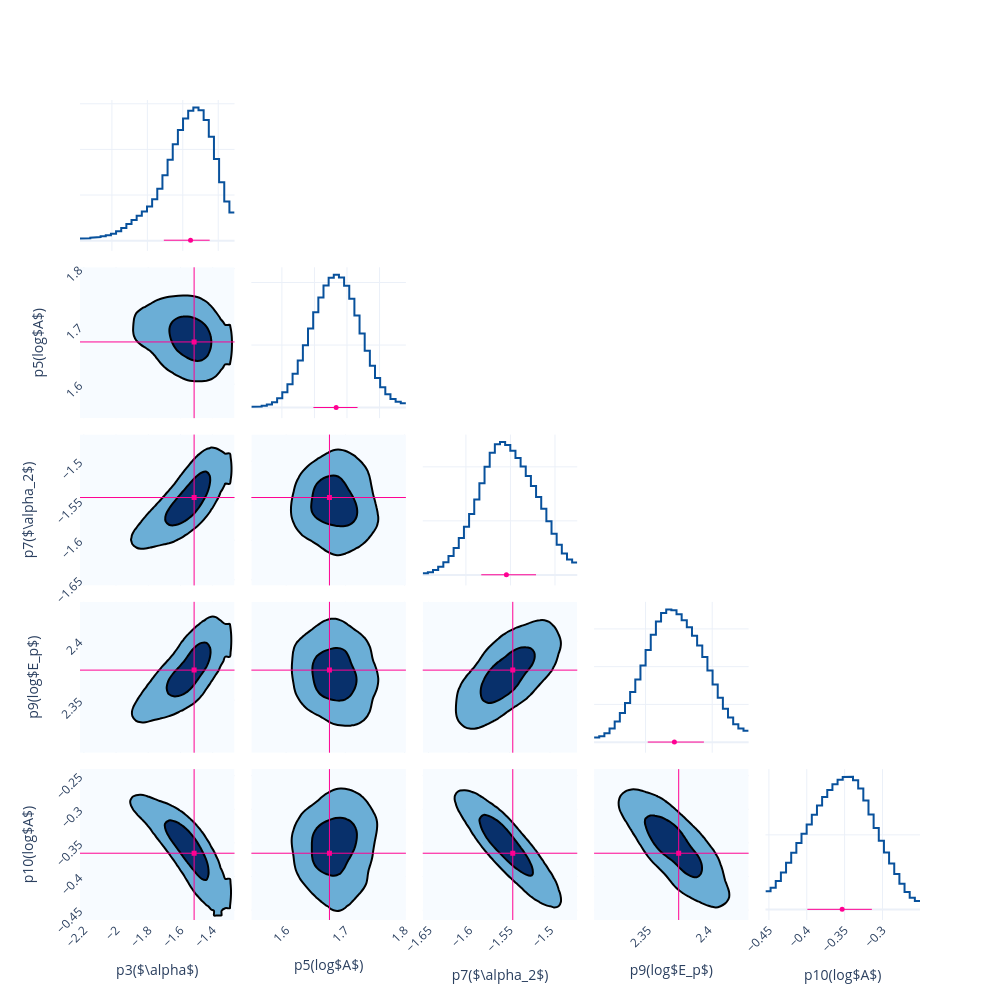

Notebook cell for this chart:
### Code cell
fig = Plot.post_corner(post, ploter='plotly')
fig.save(f'{savepath}/corner')

### Figure 1 — Plotly figure (JSON) as saved in the notebook; plotly's stock layout.template omitted (floating-point values rounded to 4 significant figures; data arrays with more than 128 entries replaced by an {"elided": "..."} marker saying what was removed)
{"data": [{"line": {"color": "#08519c", "width": 2}, "mode": "lines", "name": "p3($\\alpha$)", "showlegend": false, "type": "scatter", "x": [-2.18, -2.151, -2.151, -2.122, -2.122, -2.093, -2.093, -2.064, -2.064, -2.035, -2.035, -2.006, -2.006, -1.977, -1.977, -1.948, -1.948, -1.918, -1.918, -1.889, -1.889, -1.86, -1.86, -1.831, -1.831, -1.802, -1.802, -1.773, -1.773, -1.744, -1.744, -1.715, -1.715, -1.686, -1.686, -1.657, -1.657, -1.628, -1.628, -1.599, -1.599, -1.57, -1.57, -1.54, -1.54, -1.511, -1.511, -1.482, -1.482, -1.453, -1.453, -1.424, -1.424, -1.395, -1.395, -1.366, -1.366, -1.337, -1.337, -1.308], "xaxis": "x", "y": [0.04553, 0.04553, 0.05264, 0.05264, 0.06451, 0.06451, 0.07861, 0.07861, 0.09498, 0.09498, 0.1173, 0.1173, 0.1519, 0.1519, 0.2042, 0.2042, 0.2759, 0.2759, 0.3626, 0.3626, 0.4555, 0.4555, 0.5468, 0.5468, 0.6391, 0.6391, 0.7503, 0.7503, 0.9087, 0.9087, 1.136, 1.136, 1.432, 1.432, 1.771, 1.771, 2.114, 2.114, 2.424, 2.424, 2.675, 2.675, 2.846, 2.846, 2.917, 2.917, 2.86, 2.86, 2.647, 2.647, 2.276, 2.276, 1.791, 1.791, 1.281, 1.281, 0.8566, 0.8566, 0.6164, 0.6164], "yaxis": "y"}, {"line": {"color": "#08519c", "width": 2}, "mode": "lines", "name": "p5(log$A$)", "showlegend": false, "type": "scatter", "x": [1.553, 1.561, 1.561, 1.569, 1.569, 1.577, 1.577, 1.585, 1.585, 1.593, 1.593, 1.601, 1.601, 1.609, 1.609, 1.616, 1.616, 1.624, 1.624, 1.632, 1.632, 1.64, 1.64, 1.648, 1.648, 1.656, 1.656, 1.664, 1.664, 1.672, 1.672, 1.68, 1.68, 1.688, 1.688, 1.696, 1.696, 1.703, 1.703, 1.711, 1.711, 1.719, 1.719, 1.727, 1.727, 1.735, 1.735, 1.743, 1.743, 1.751, 1.751, 1.759, 1.759, 1.767, 1.767, 1.775, 1.775, 1.783, 1.783, 1.79], "xaxis": "x7", "y": [0.06901, 0.06901, 0.08929, 0.08929, 0.1405, 0.1405, 0.2448, 0.2448, 0.435, 0.435, 0.7484, 0.7484, 1.218, 1.218, 1.868, 1.868, 2.715, 2.715, 3.763, 3.763, 4.987, 4.987, 6.314, 6.314, 7.629, 7.629, 8.81, 8.81, 9.756, 9.756, 10.38, 10.38, 10.61, 10.61, 10.4, 10.4, 9.743, 9.743, 8.696, 8.696, 7.372, 7.372, 5.933, 5.933, 4.552, 4.552, 3.351, 3.351, 2.373, 2.373, 1.618, 1.618, 1.066, 1.066, 0.6916, 0.6916, 0.4623, 0.4623, 0.3534, 0.3534], "yaxis": "y7"}, {"colorscale": [[0, "rgb(247,251,255)"], [0.125, "rgb(222,235,247)"], [0.25, "rgb(198,219,239)"], [0.375, "rgb(158,202,225)"], [0.5, "rgb(107,174,214)"], [0.625, "rgb(66,146,198)"], [0.75, "rgb(33,113,181)"], [0.875, "rgb(8,81,156)"], [1, "rgb(8,48,107)"]], "contours": {"end": 0.004548, "size": 0.003611, "start": 0.0009377}, "line": {"width": 2}, "name": "p3($\\alpha$)&p5(log$A$)", "ncontours": 2, "showlegend": false, "showscale": false, "type": "contour", "x": [-2.224, -2.195, -2.166, -2.137, -2.107, -2.078, -2.049, -2.02, -1.991, -1.962, -1.933, -1.904, -1.875, -1.846, -1.817, -1.788, -1.759, -1.729, -1.7, -1.671, -1.642, -1.613, -1.584, -1.555, -1.526, -1.497, -1.468, -1.439, -1.41, -1.381, -1.351, -1.322, -1.293, -1.264], "xaxis": "x6", "y": [1.541, 1.549, 1.557, 1.565, 1.573, 1.581, 1.589, 1.597, 1.605, 1.612, 1.62, 1.628, 1.636, 1.644, 1.652, 1.66, 1.668, 1.676, 1.684, 1.692, 1.7, 1.707, 1.715, 1.723, 1.731, 1.739, 1.747, 1.755, 1.763, 1.771, 1.779, 1.787, 1.794, 1.802], "yaxis": "y6", "z": {"elided": "34x34 float values"}}, {"line": {"color": "#08519c", "width": 2}, "mode": "lines", "name": "p7($\\alpha_2$)", "showlegend": false, "type": "scatter", "x": [-1.648, -1.643, -1.643, -1.637, -1.637, -1.631, -1.631, -1.625, -1.625, -1.62, -1.62, -1.614, -1.614, -1.608, -1.608, -1.602, -1.602, -1.596, -1.596, -1.591, -1.591, -1.585, -1.585, -1.579, -1.579, -1.573, -1.573, -1.568, -1.568, -1.562, -1.562, -1.556, -1.556, -1.55, -1.55, -1.544, -1.544, -1.539, -1.539, -1.533, -1.533, -1.527, -1.527, -1.521, -1.521, -1.515, -1.515, -1.51, -1.51, -1.504, -1.504, -1.498, -1.498, -1.492, -1.492, -1.487, -1.487, -1.481, -1.481, -1.475], "xaxis": "x13", "y": [0.1572, 0.1572, 0.2482, 0.2482, 0.4416, 0.4416, 0.7487, 0.7487, 1.18, 1.18, 1.754, 1.754, 2.496, 2.496, 3.408, 3.408, 4.462, 4.462, 5.645, 5.645, 6.982, 6.982, 8.48, 8.48, 10.01, 10.01, 11.31, 11.31, 12.09, 12.09, 12.29, 12.29, 12.02, 12.02, 11.49, 11.49, 10.81, 10.81, 10.04, 10.04, 9.164, 9.164, 8.221, 8.221, 7.209, 7.209, 6.114, 6.114, 4.955, 4.955, 3.811, 3.811, 2.795, 2.795, 1.987, 1.987, 1.429, 1.429, 1.143, 1.143], "yaxis": "y13"}, {"colorscale": [[0, "rgb(247,251,255)"], [0.125, "rgb(222,235,247)"], [0.25, "rgb(198,219,239)"], [0.375, "rgb(158,202,225)"], [0.5, "rgb(107,174,214)"], [0.625, "rgb(66,146,198)"], [0.75, "rgb(33,113,181)"], [0.875, "rgb(8,81,156)"], [1, "rgb(8,48,107)"]], "contours": {"end": 0.005436, "size": 0.004122, "start": 0.001313}, "line": {"width": 2}, "name": "p3($\\alpha$)&p7($\\alpha_2$)", "ncontours": 2, "showlegend": false, "showscale": false, "type": "contour", "x": [-2.224, -2.195, -2.166, -2.137, -2.107, -2.078, -2.049, -2.02, -1.991, -1.962, -1.933, -1.904, -1.875, -1.846, -1.817, -1.788, -1.759, -1.729, -1.7, -1.671, -1.642, -1.613, -1.584, -1.555, -1.526, -1.497, -1.468, -1.439, -1.41, -1.381, -1.351, -1.322, -1.293, -1.264], "xaxis": "x11", "y": [-1.657, -1.651, -1.646, -1.64, -1.634, -1.628, -1.622, -1.617, -1.611, -1.605, -1.599, -1.594, -1.588, -1.582, -1.576, -1.57, -1.565, -1.559, -1.553, -1.547, -1.541, -1.536, -1.53, -1.524, -1.518, -1.513, -1.507, -1.501, -1.495, -1.489, -1.484, -1.478, -1.472, -1.466], "yaxis": "y11", "z": {"elided": "34x34 float values"}}, {"colorscale": [[0, "rgb(247,251,255)"], [0.125, "rgb(222,235,247)"], [0.25, "rgb(198,219,239)"], [0.375, "rgb(158,202,225)"], [0.5, "rgb(107,174,214)"], [0.625, "rgb(66,146,198)"], [0.75, "rgb(33,113,181)"], [0.875, "rgb(8,81,156)"], [1, "rgb(8,48,107)"]], "contours": {"end": 0.003699, "size": 0.002785, "start": 0.0009145}, "line": {"width": 2}, "name": "p5(log$A$)&p7($\\alpha_2$)", "ncontours": 2, "showlegend": false, "showscale": false, "type": "contour", "x": [1.541, 1.549, 1.557, 1.565, 1.573, 1.581, 1.589, 1.597, 1.605, 1.612, 1.62, 1.628, 1.636, 1.644, 1.652, 1.66, 1.668, 1.676, 1.684, 1.692, 1.7, 1.707, 1.715, 1.723, 1.731, 1.739, 1.747, 1.755, 1.763, 1.771, 1.779, 1.787, 1.794, 1.802], "xaxis": "x12", "y": [-1.657, -1.651, -1.646, -1.64, -1.634, -1.628, -1.622, -1.617, -1.611, -1.605, -1.599, -1.594, -1.588, -1.582, -1.576, -1.57, -1.565, -1.559, -1.553, -1.547, -1.541, -1.536, -1.53, -1.524, -1.518, -1.513, -1.507, -1.501, -1.495, -1.489, -1.484, -1.478, -1.472, -1.466], "yaxis": "y12", "z": {"elided": "34x34 float values"}}, {"line": {"color": "#08519c", "width": 2}, "mode": "lines", "name": "p9(log$E_p$)", "showlegend": false, "type": "scatter", "x": [2.311, 2.315, 2.315, 2.319, 2.319, 2.323, 2.323, 2.327, 2.327, 2.331, 2.331, 2.335, 2.335, 2.338, 2.338, 2.342, 2.342, 2.346, 2.346, 2.35, 2.35, 2.354, 2.354, 2.358, 2.358, 2.362, 2.362, 2.365, 2.365, 2.369, 2.369, 2.373, 2.373, 2.377, 2.377, 2.381, 2.381, 2.385, 2.385, 2.389, 2.389, 2.393, 2.393, 2.396, 2.396, 2.4, 2.4, 2.404, 2.404, 2.408, 2.408, 2.412, 2.412, 2.416, 2.416, 2.42, 2.42, 2.423, 2.423, 2.427], "xaxis": "x19", "y": [0.6028, 0.6028, 0.7827, 0.7827, 1.174, 1.174, 1.818, 1.818, 2.728, 2.728, 3.868, 3.868, 5.184, 5.184, 6.655, 6.655, 8.305, 8.305, 10.17, 10.17, 12.2, 12.2, 14.24, 14.24, 15.97, 15.97, 17.12, 17.12, 17.59, 17.59, 17.46, 17.46, 16.94, 16.94, 16.16, 16.16, 15.21, 15.21, 14.1, 14.1, 12.81, 12.81, 11.27, 11.27, 9.501, 9.501, 7.639, 7.639, 5.895, 5.895, 4.418, 4.418, 3.249, 3.249, 2.378, 2.378, 1.792, 1.792, 1.496, 1.496], "yaxis": "y19"}, {"colorscale": [[0, "rgb(247,251,255)"], [0.125, "rgb(222,235,247)"], [0.25, "rgb(198,219,239)"], [0.375, "rgb(158,202,225)"], [0.5, "rgb(107,174,214)"], [0.625, "rgb(66,146,198)"], [0.75, "rgb(33,113,181)"], [0.875, "rgb(8,81,156)"], [1, "rgb(8,48,107)"]], "contours": {"end": 0.005216, "size": 0.003981, "start": 0.001235}, "line": {"width": 2}, "name": "p3($\\alpha$)&p9(log$E_p$)", "ncontours": 2, "showlegend": false, "showscale": false, "type": "contour", "x": [-2.224, -2.195, -2.166, -2.137, -2.107, -2.078, -2.049, -2.02, -1.991, -1.962, -1.933, -1.904, -1.875, -1.846, -1.817, -1.788, -1.759, -1.729, -1.7, -1.671, -1.642, -1.613, -1.584, -1.555, -1.526, -1.497, -1.468, -1.439, -1.41, -1.381, -1.351, -1.322, -1.293, -1.264], "xaxis": "x16", "y": [2.306, 2.309, 2.313, 2.317, 2.321, 2.325, 2.329, 2.333, 2.337, 2.34, 2.344, 2.348, 2.352, 2.356, 2.36, 2.364, 2.367, 2.371, 2.375, 2.379, 2.383, 2.387, 2.391, 2.394, 2.398, 2.402, 2.406, 2.41, 2.414, 2.418, 2.422, 2.425, 2.429, 2.433], "yaxis": "y16", "z": {"elided": "34x34 float values"}}, {"colorscale": [[0, "rgb(247,251,255)"], [0.125, "rgb(222,235,247)"], [0.25, "rgb(198,219,239)"], [0.375, "rgb(158,202,225)"], [0.5, "rgb(107,174,214)"], [0.625, "rgb(66,146,198)"], [0.75, "rgb(33,113,181)"], [0.875, "rgb(8,81,156)"], [1, "rgb(8,48,107)"]], "contours": {"end": 0.00357, "size": 0.00268, "start": 0.0008899}, "line": {"width": 2}, "name": "p5(log$A$)&p9(log$E_p$)", "ncontours": 2, "showlegend": false, "showscale": false, "type": "contour", "x": [1.541, 1.549, 1.557, 1.565, 1.573, 1.581, 1.589, 1.597, 1.605, 1.612, 1.62, 1.628, 1.636, 1.644, 1.652, 1.66, 1.668, 1.676, 1.684, 1.692, 1.7, 1.707, 1.715, 1.723, 1.731, 1.739, 1.747, 1.755, 1.763, 1.771, 1.779, 1.787, 1.794, 1.802], "xaxis": "x17", "y": [2.306, 2.309, 2.313, 2.317, 2.321, 2.325, 2.329, 2.333, 2.337, 2.34, 2.344, 2.348, 2.352, 2.356, 2.36, 2.364, 2.367, 2.371, 2.375, 2.379, 2.383, 2.387, 2.391, 2.394, 2.398, 2.402, 2.406, 2.41, 2.414, 2.418, 2.422, 2.425, 2.429, 2.433], "yaxis": "y17", "z": {"elided": "34x34 float values"}}, {"colorscale": [[0, "rgb(247,251,255)"], [0.125, "rgb(222,235,247)"], [0.25, "rgb(198,219,239)"], [0.375, "rgb(158,202,225)"], [0.5, "rgb(107,174,214)"], [0.625, "rgb(66,146,198)"], [0.75, "rgb(33,113,181)"], [0.875, "rgb(8,81,156)"], [1, "rgb(8,48,107)"]], "contours": {"end": 0.003828, "size": 0.002903, "start": 0.0009255}, "line": {"width": 2}, "name": "p7($\\alpha_2$)&p9(log$E_p$)", "ncontours": 2, "showlegend": false, "showscale": false, "type": "contour", "x": [-1.657, -1.651, -1.646, -1.64, -1.634, -1.628, -1.622, -1.617, -1.611, -1.605, -1.599, -1.594, -1.588, -1.582, -1.576, -1.57, -1.565, -1.559, -1.553, -1.547, -1.541, -1.536, -1.53, -1.524, -1.518, -1.513, -1.507, -1.501, -1.495, -1.489, -1.484, -1.478, -1.472, -1.466], "xaxis": "x18", "y": [2.306, 2.309, 2.313, 2.317, 2.321, 2.325, 2.329, 2.333, 2.337, 2.34, 2.344, 2.348, 2.352, 2.356, 2.36, 2.364, 2.367, 2.371, 2.375, 2.379, 2.383, 2.387, 2.391, 2.394, 2.398, 2.402, 2.406, 2.41, 2.414, 2.418, 2.422, 2.425, 2.429, 2.433], "yaxis": "y18", "z": {"elided": "34x34 float values"}}, {"line": {"color": "#08519c", "width": 2}, "mode": "lines", "name": "p10(log$A$)", "showlegend": false, "type": "scatter", "x": [-0.4546, -0.4478, -0.4478, -0.441, -0.441, -0.4342, -0.4342, -0.4273, -0.4273, -0.4205, -0.4205, -0.4137, -0.4137, -0.4069, -0.4069, -0.4001, -0.4001, -0.3933, -0.3933, -0.3865, -0.3865, -0.3797, -0.3797, -0.3729, -0.3729, -0.3661, -0.3661, -0.3593, -0.3593, -0.3525, -0.3525, -0.3457, -0.3457, -0.3389, -0.3389, -0.3321, -0.3321, -0.3253, -0.3253, -0.3185, -0.3185, -0.3117, -0.3117, -0.3049, -0.3049, -0.2981, -0.2981, -0.2913, -0.2913, -0.2845, -0.2845, -0.2776, -0.2776, -0.2708, -0.2708, -0.264, -0.264, -0.2572, -0.2572, -0.2504], "xaxis": "x25", "y": [1.222, 1.222, 1.462, 1.462, 1.902, 1.902, 2.479, 2.479, 3.133, 3.133, 3.806, 3.806, 4.454, 4.454, 5.074, 5.074, 5.698, 5.698, 6.342, 6.342, 6.975, 6.975, 7.541, 7.541, 8.011, 8.011, 8.388, 8.388, 8.684, 8.684, 8.877, 8.877, 8.899, 8.899, 8.656, 8.656, 8.101, 8.101, 7.293, 7.293, 6.369, 6.369, 5.456, 5.456, 4.609, 4.609, 3.825, 3.825, 3.081, 3.081, 2.371, 2.371, 1.722, 1.722, 1.176, 1.176, 0.78, 0.78, 0.571, 0.571], "yaxis": "y25"}, {"colorscale": [[0, "rgb(247,251,255)"], [0.125, "rgb(222,235,247)"], [0.25, "rgb(198,219,239)"], [0.375, "rgb(158,202,225)"], [0.5, "rgb(107,174,214)"], [0.625, "rgb(66,146,198)"], [0.75, "rgb(33,113,181)"], [0.875, "rgb(8,81,156)"], [1, "rgb(8,48,107)"]], "contours": {"end": 0.005558, "size": 0.004057, "start": 0.001501}, "line": {"width": 2}, "name": "p3($\\alpha$)&p10(log$A$)", "ncontours": 2, "showlegend": false, "showscale": false, "type": "contour", "x": [-2.224, -2.195, -2.166, -2.137, -2.107, -2.078, -2.049, -2.02, -1.991, -1.962, -1.933, -1.904, -1.875, -1.846, -1.817, -1.788, -1.759, -1.729, -1.7, -1.671, -1.642, -1.613, -1.584, -1.555, -1.526, -1.497, -1.468, -1.439, -1.41, -1.381, -1.351, -1.322, -1.293, -1.264], "xaxis": "x21", "y": [-0.4648, -0.458, -0.4512, -0.4444, -0.4376, -0.4308, -0.4239, -0.4171, -0.4103, -0.4035, -0.3967, -0.3899, -0.3831, -0.3763, -0.3695, -0.3627, -0.3559, -0.3491, -0.3423, -0.3355, -0.3287, -0.3219, -0.3151, -0.3083, -0.3015, -0.2947, -0.2879, -0.281, -0.2742, -0.2674, -0.2606, -0.2538, -0.247, -0.2402], "yaxis": "y21", "z": {"elided": "34x34 float values"}}, {"colorscale": [[0, "rgb(247,251,255)"], [0.125, "rgb(222,235,247)"], [0.25, "rgb(198,219,239)"], [0.375, "rgb(158,202,225)"], [0.5, "rgb(107,174,214)"], [0.625, "rgb(66,146,198)"], [0.75, "rgb(33,113,181)"], [0.875, "rgb(8,81,156)"], [1, "rgb(8,48,107)"]], "contours": {"end": 0.00322, "size": 0.002356, "start": 0.0008648}, "line": {"width": 2}, "name": "p5(log$A$)&p10(log$A$)", "ncontours": 2, "showlegend": false, "showscale": false, "type": "contour", "x": [1.541, 1.549, 1.557, 1.565, 1.573, 1.581, 1.589, 1.597, 1.605, 1.612, 1.62, 1.628, 1.636, 1.644, 1.652, 1.66, 1.668, 1.676, 1.684, 1.692, 1.7, 1.707, 1.715, 1.723, 1.731, 1.739, 1.747, 1.755, 1.763, 1.771, 1.779, 1.787, 1.794, 1.802], "xaxis": "x22", "y": [-0.4648, -0.458, -0.4512, -0.4444, -0.4376, -0.4308, -0.4239, -0.4171, -0.4103, -0.4035, -0.3967, -0.3899, -0.3831, -0.3763, -0.3695, -0.3627, -0.3559, -0.3491, -0.3423, -0.3355, -0.3287, -0.3219, -0.3151, -0.3083, -0.3015, -0.2947, -0.2879, -0.281, -0.2742, -0.2674, -0.2606, -0.2538, -0.247, -0.2402], "yaxis": "y22", "z": {"elided": "34x34 float values"}}, {"colorscale": [[0, "rgb(247,251,255)"], [0.125, "rgb(222,235,247)"], [0.25, "rgb(198,219,239)"], [0.375, "rgb(158,202,225)"], [0.5, "rgb(107,174,214)"], [0.625, "rgb(66,146,198)"], [0.75, "rgb(33,113,181)"], [0.875, "rgb(8,81,156)"], [1, "rgb(8,48,107)"]], "contours": {"end": 0.005086, "size": 0.003717, "start": 0.001369}, "line": {"width": 2}, "name": "p7($\\alpha_2$)&p10(log$A$)", "ncontours": 2, "showlegend": false, "showscale": false, "type": "contour", "x": [-1.657, -1.651, -1.646, -1.64, -1.634, -1.628, -1.622, -1.617, -1.611, -1.605, -1.599, -1.594, -1.588, -1.582, -1.576, -1.57, -1.565, -1.559, -1.553, -1.547, -1.541, -1.536, -1.53, -1.524, -1.518, -1.513, -1.507, -1.501, -1.495, -1.489, -1.484, -1.478, -1.472, -1.466], "xaxis": "x23", "y": [-0.4648, -0.458, -0.4512, -0.4444, -0.4376, -0.4308, -0.4239, -0.4171, -0.4103, -0.4035, -0.3967, -0.3899, -0.3831, -0.3763, -0.3695, -0.3627, -0.3559, -0.3491, -0.3423, -0.3355, -0.3287, -0.3219, -0.3151, -0.3083, -0.3015, -0.2947, -0.2879, -0.281, -0.2742, -0.2674, -0.2606, -0.2538, -0.247, -0.2402], "yaxis": "y23", "z": {"elided": "34x34 float values"}}, {"colorscale": [[0, "rgb(247,251,255)"], [0.125, "rgb(222,235,247)"], [0.25, "rgb(198,219,239)"], [0.375, "rgb(158,202,225)"], [0.5, "rgb(107,174,214)"], [0.625, "rgb(66,146,198)"], [0.75, "rgb(33,113,181)"], [0.875, "rgb(8,81,156)"], [1, "rgb(8,48,107)"]], "contours": {"end": 0.003828, "size": 0.002826, "start": 0.001001}, "line": {"width": 2}, "name": "p9(log$E_p$)&p10(log$A$)", "ncontours": 2, "showlegend": false, "showscale": false, "type": "contour", "x": [2.306, 2.309, 2.313, 2.317, 2.321, 2.325, 2.329, 2.333, 2.337, 2.34, 2.344, 2.348, 2.352, 2.356, 2.36, 2.364, 2.367, 2.371, 2.375, 2.379, 2.383, 2.387, 2.391, 2.394, 2.398, 2.402, 2.406, 2.41, 2.414, 2.418, 2.422, 2.425, 2.429, 2.433], "xaxis": "x24", "y": [-0.4648, -0.458, -0.4512, -0.4444, -0.4376, -0.4308, -0.4239, -0.4171, -0.4103, -0.4035, -0.3967, -0.3899, -0.3831, -0.3763, -0.3695, -0.3627, -0.3559, -0.3491, -0.3423, -0.3355, -0.3287, -0.3219, -0.3151, -0.3083, -0.3015, -0.2947, -0.2879, -0.281, -0.2742, -0.2674, -0.2606, -0.2538, -0.247, -0.2402], "yaxis": "y24", "z": {"elided": "34x34 float values"}}, {"error_x": {"array": [0.1081], "arrayminus": [0.1508], "color": "#FF0092", "symmetric": false, "thickness": 1, "type": "data", "width": 0}, "marker": {"color": "#FF0092", "size": 5, "symbol": "circle"}, "mode": "markers", "name": "p3($\\alpha$)", "showlegend": false, "type": "scatter", "x": [-1.556], "xaxis": "x", "y": [0.01], "yaxis": "y"}, {"error_x": {"array": [0.03282], "arrayminus": [0.03491], "color": "#FF0092", "symmetric": false, "thickness": 1, "type": "data", "width": 0}, "marker": {"color": "#FF0092", "size": 5, "symbol": "circle"}, "mode": "markers", "name": "p5(log$A$)", "showlegend": false, "type": "scatter", "x": [1.683], "xaxis": "x7", "y": [0.01], "yaxis": "y7"}, {"error_x": {"array": [0.03328], "arrayminus": [0.0282], "color": "#FF0092", "symmetric": false, "thickness": 1, "type": "data", "width": 0}, "marker": {"color": "#FF0092", "size": 5, "symbol": "circle"}, "mode": "markers", "name": "p7($\\alpha_2$)", "showlegend": false, "type": "scatter", "x": [-1.555], "xaxis": "x13", "y": [0.01], "yaxis": "y13"}, {"error_x": {"array": [0.02215], "arrayminus": [0.02], "color": "#FF0092", "symmetric": false, "thickness": 1, "type": "data", "width": 0}, "marker": {"color": "#FF0092", "size": 5, "symbol": "circle"}, "mode": "markers", "name": "p9(log$E_p$)", "showlegend": false, "type": "scatter", "x": [2.372], "xaxis": "x19", "y": [0.01], "yaxis": "y19"}, {"error_x": {"array": [0.03929], "arrayminus": [0.04591], "color": "#FF0092", "symmetric": false, "thickness": 1, "type": "data", "width": 0}, "marker": {"color": "#FF0092", "size": 5, "symbol": "circle"}, "mode": "markers", "name": "p10(log$A$)", "showlegend": false, "type": "scatter", "x": [-0.3533], "xaxis": "x25", "y": [0.01], "yaxis": "y25"}, {"marker": {"color": "#FF0092", "size": 5, "symbol": "square"}, "mode": "markers", "name": "p3($\\alpha$)&p5(log$A$)", "showlegend": false, "type": "scatter", "x": [-1.515], "xaxis": "x6", "y": [1.673], "yaxis": "y6"}, {"marker": {"color": "#FF0092", "size": 5, "symbol": "square"}, "mode": "markers", "name": "p3($\\alpha$)&p7($\\alpha_2$)", "showlegend": false, "type": "scatter", "x": [-1.515], "xaxis": "x11", "y": [-1.546], "yaxis": "y11"}, {"marker": {"color": "#FF0092", "size": 5, "symbol": "square"}, "mode": "markers", "name": "p5(log$A$)&p7($\\alpha_2$)", "showlegend": false, "type": "scatter", "x": [1.673], "xaxis": "x12", "y": [-1.546], "yaxis": "y12"}, {"marker": {"color": "#FF0092", "size": 5, "symbol": "square"}, "mode": "markers", "name": "p3($\\alpha$)&p9(log$E_p$)", "showlegend": false, "type": "scatter", "x": [-1.515], "xaxis": "x16", "y": [2.375], "yaxis": "y16"}, {"marker": {"color": "#FF0092", "size": 5, "symbol": "square"}, "mode": "markers", "name": "p5(log$A$)&p9(log$E_p$)", "showlegend": false, "type": "scatter", "x": [1.673], "xaxis": "x17", "y": [2.375], "yaxis": "y17"}, {"marker": {"color": "#FF0092", "size": 5, "symbol": "square"}, "mode": "markers", "name": "p7($\\alpha_2$)&p9(log$E_p$)", "showlegend": false, "type": "scatter", "x": [-1.546], "xaxis": "x18", "y": [2.375], "yaxis": "y18"}, {"marker": {"color": "#FF0092", "size": 5, "symbol": "square"}, "mode": "markers", "name": "p3($\\alpha$)&p10(log$A$)", "showlegend": false, "type": "scatter", "x": [-1.515], "xaxis": "x21", "y": [-0.3654], "yaxis": "y21"}, {"marker": {"color": "#FF0092", "size": 5, "symbol": "square"}, "mode": "markers", "name": "p5(log$A$)&p10(log$A$)", "showlegend": false, "type": "scatter", "x": [1.673], "xaxis": "x22", "y": [-0.3654], "yaxis": "y22"}, {"marker": {"color": "#FF0092", "size": 5, "symbol": "square"}, "mode": "markers", "name": "p7($\\alpha_2$)&p10(log$A$)", "showlegend": false, "type": "scatter", "x": [-1.546], "xaxis": "x23", "y": [-0.3654], "yaxis": "y23"}, {"marker": {"color": "#FF0092", "size": 5, "symbol": "square"}, "mode": "markers", "name": "p9(log$E_p$)&p10(log$A$)", "showlegend": false, "type": "scatter", "x": [2.375], "xaxis": "x24", "y": [-0.3654], "yaxis": "y24"}], "layout": {"height": 1000, "shapes": [{"line": {"color": "#FF0092", "width": 1}, "type": "line", "x0": -1.515, "x1": -1.515, "xref": "x6", "y0": 0, "y1": 1, "yref": "y6 domain"}, {"line": {"color": "#FF0092", "width": 1}, "type": "line", "x0": 0, "x1": 1, "xref": "x6 domain", "y0": 1.673, "y1": 1.673, "yref": "y6"}, {"line": {"color": "#FF0092", "width": 1}, "type": "line", "x0": -1.515, "x1": -1.515, "xref": "x11", "y0": 0, "y1": 1, "yref": "y11 domain"}, {"line": {"color": "#FF0092", "width": 1}, "type": "line", "x0": 0, "x1": 1, "xref": "x11 domain", "y0": -1.546, "y1": -1.546, "yref": "y11"}, {"line": {"color": "#FF0092", "width": 1}, "type": "line", "x0": 1.673, "x1": 1.673, "xref": "x12", "y0": 0, "y1": 1, "yref": "y12 domain"}, {"line": {"color": "#FF0092", "width": 1}, "type": "line", "x0": 0, "x1": 1, "xref": "x12 domain", "y0": -1.546, "y1": -1.546, "yref": "y12"}, {"line": {"color": "#FF0092", "width": 1}, "type": "line", "x0": -1.515, "x1": -1.515, "xref": "x16", "y0": 0, "y1": 1, "yref": "y16 domain"}, {"line": {"color": "#FF0092", "width": 1}, "type": "line", "x0": 0, "x1": 1, "xref": "x16 domain", "y0": 2.375, "y1": 2.375, "yref": "y16"}, {"line": {"color": "#FF0092", "width": 1}, "type": "line", "x0": 1.673, "x1": 1.673, "xref": "x17", "y0": 0, "y1": 1, "yref": "y17 domain"}, {"line": {"color": "#FF0092", "width": 1}, "type": "line", "x0": 0, "x1": 1, "xref": "x17 domain", "y0": 2.375, "y1": 2.375, "yref": "y17"}, {"line": {"color": "#FF0092", "width": 1}, "type": "line", "x0": -1.546, "x1": -1.546, "xref": "x18", "y0": 0, "y1": 1, "yref": "y18 domain"}, {"line": {"color": "#FF0092", "width": 1}, "type": "line", "x0": 0, "x1": 1, "xref": "x18 domain", "y0": 2.375, "y1": 2.375, "yref": "y18"}, {"line": {"color": "#FF0092", "width": 1}, "type": "line", "x0": -1.515, "x1": -1.515, "xref": "x21", "y0": 0, "y1": 1, "yref": "y21 domain"}, {"line": {"color": "#FF0092", "width": 1}, "type": "line", "x0": 0, "x1": 1, "xref": "x21 domain", "y0": -0.3654, "y1": -0.3654, "yref": "y21"}, {"line": {"color": "#FF0092", "width": 1}, "type": "line", "x0": 1.673, "x1": 1.673, "xref": "x22", "y0": 0, "y1": 1, "yref": "y22 domain"}, {"line": {"color": "#FF0092", "width": 1}, "type": "line", "x0": 0, "x1": 1, "xref": "x22 domain", "y0": -0.3654, "y1": -0.3654, "yref": "y22"}, {"line": {"color": "#FF0092", "width": 1}, "type": "line", "x0": -1.546, "x1": -1.546, "xref": "x23", "y0": 0, "y1": 1, "yref": "y23 domain"}, {"line": {"color": "#FF0092", "width": 1}, "type": "line", "x0": 0, "x1": 1, "xref": "x23 domain", "y0": -0.3654, "y1": -0.3654, "yref": "y23"}, {"line": {"color": "#FF0092", "width": 1}, "type": "line", "x0": 2.375, "x1": 2.375, "xref": "x24", "y0": 0, "y1": 1, "yref": "y24 domain"}, {"line": {"color": "#FF0092", "width": 1}, "type": "line", "x0": 0, "x1": 1, "xref": "x24 domain", "y0": -0.3654, "y1": -0.3654, "yref": "y24"}], "width": 1000, "xaxis": {"anchor": "y", "domain": [0, 0.184], "showticklabels": false, "tickangle": -45}, "xaxis10": {"anchor": "y10", "domain": [0.816, 1], "showticklabels": false, "tickangle": -45}, "xaxis11": {"anchor": "y11", "domain": [0, 0.184], "showticklabels": false, "tickangle": -45}, "xaxis12": {"anchor": "y12", "domain": [0.204, 0.388], "showticklabels": false, "tickangle": -45}, "xaxis13": {"anchor": "y13", "domain": [0.408, 0.592], "showticklabels": false, "tickangle": -45}, "xaxis14": {"anchor": "y14", "domain": [0.612, 0.796], "showticklabels": false, "tickangle": -45}, "xaxis15": {"anchor": "y15", "domain": [0.816, 1], "showticklabels": false, "tickangle": -45}, "xaxis16": {"anchor": "y16", "domain": [0, 0.184], "showticklabels": false, "tickangle": -45}, "xaxis17": {"anchor": "y17", "domain": [0.204, 0.388], "showticklabels": false, "tickangle": -45}, "xaxis18": {"anchor": "y18", "domain": [0.408, 0.592], "showticklabels": false, "tickangle": -45}, "xaxis19": {"anchor": "y19", "domain": [0.612, 0.796], "showticklabels": false, "tickangle": -45}, "xaxis2": {"anchor": "y2", "domain": [0.204, 0.388], "showticklabels": false, "tickangle": -45}, "xaxis20": {"anchor": "y20", "domain": [0.816, 1], "showticklabels": false, "tickangle": -45}, "xaxis21": {"anchor": "y21", "domain": [0, 0.184], "showticklabels": true, "tickangle": -45, "title": {"text": "p3($\\alpha$)"}}, "xaxis22": {"anchor": "y22", "domain": [0.204, 0.388], "showticklabels": true, "tickangle": -45, "title": {"text": "p5(log$A$)"}}, "xaxis23": {"anchor": "y23", "domain": [0.408, 0.592], "showticklabels": true, "tickangle": -45, "title": {"text": "p7($\\alpha_2$)"}}, "xaxis24": {"anchor": "y24", "domain": [0.612, 0.796], "showticklabels": true, "tickangle": -45, "title": {"text": "p9(log$E_p$)"}}, "xaxis25": {"anchor": "y25", "domain": [0.816, 1], "showticklabels": true, "tickangle": -45, "title": {"text": "p10(log$A$)"}}, "xaxis3": {"anchor": "y3", "domain": [0.408, 0.592], "showticklabels": false, "tickangle": -45}, "xaxis4": {"anchor": "y4", "domain": [0.612, 0.796], "showticklabels": false, "tickangle": -45}, "xaxis5": {"anchor": "y5", "domain": [0.816, 1], "showticklabels": false, "tickangle": -45}, "xaxis6": {"anchor": "y6", "domain": [0, 0.184], "showticklabels": false, "tickangle": -45}, "xaxis7": {"anchor": "y7", "domain": [0.204, 0.388], "showticklabels": false, "tickangle": -45}, "xaxis8": {"anchor": "y8", "domain": [0.408, 0.592], "showticklabels": false, "tickangle": -45}, "xaxis9": {"anchor": "y9", "domain": [0.612, 0.796], "showticklabels": false, "tickangle": -45}, "yaxis": {"anchor": "x", "domain": [0.816, 1], "showticklabels": false, "tickangle": -45}, "yaxis10": {"anchor": "x10", "domain": [0.612, 0.796], "showticklabels": false, "tickangle": -45}, "yaxis11": {"anchor": "x11", "domain": [0.408, 0.592], "showticklabels": true, "tickangle": -45, "title": {"text": "p7($\\alpha_2$)"}}, "yaxis12": {"anchor": "x12", "domain": [0.408, 0.592], "showticklabels": false, "tickangle": -45}, "yaxis13": {"anchor": "x13", "domain": [0.408, 0.592], "showticklabels": false, "tickangle": -45}, "yaxis14": {"anchor": "x14", "domain": [0.408, 0.592], "showticklabels": false, "tickangle": -45}, "yaxis15": {"anchor": "x15", "domain": [0.408, 0.592], "showticklabels": false, "tickangle": -45}, "yaxis16": {"anchor": "x16", "domain": [0.204, 0.388], "showticklabels": true, "tickangle": -45, "title": {"text": "p9(log$E_p$)"}}, "yaxis17": {"anchor": "x17", "domain": [0.204, 0.388], "showticklabels": false, "tickangle": -45}, "yaxis18": {"anchor": "x18", "domain": [0.204, 0.388], "showticklabels": false, "tickangle": -45}, "yaxis19": {"anchor": "x19", "domain": [0.204, 0.388], "showticklabels": false, "tickangle": -45}, "yaxis2": {"anchor": "x2", "domain": [0.816, 1], "showticklabels": false, "tickangle": -45}, "yaxis20": {"anchor": "x20", "domain": [0.204, 0.388], "showticklabels": false, "tickangle": -45}, "yaxis21": {"anchor": "x21", "domain": [0, 0.184], "showticklabels": true, "tickangle": -45, "title": {"text": "p10(log$A$)"}}, "yaxis22": {"anchor": "x22", "domain": [0, 0.184], "showticklabels": false, "tickangle": -45}, "yaxis23": {"anchor": "x23", "domain": [0, 0.184], "showticklabels": false, "tickangle": -45}, "yaxis24": {"anchor": "x24", "domain": [0, 0.184], "showticklabels": false, "tickangle": -45}, "yaxis25": {"anchor": "x25", "domain": [0, 0.184], "showticklabels": false, "tickangle": -45}, "yaxis3": {"anchor": "x3", "domain": [0.816, 1], "showticklabels": false, "tickangle": -45}, "yaxis4": {"anchor": "x4", "domain": [0.816, 1], "showticklabels": false, "tickangle": -45}, "yaxis5": {"anchor": "x5", "domain": [0.816, 1], "showticklabels": false, "tickangle": -45}, "yaxis6": {"anchor": "x6", "domain": [0.612, 0.796], "showticklabels": true, "tickangle": -45, "title": {"text": "p5(log$A$)"}}, "yaxis7": {"anchor": "x7", "domain": [0.612, 0.796], "showticklabels": false, "tickangle": -45}, "yaxis8": {"anchor": "x8", "domain": [0.612, 0.796], "showticklabels": false, "tickangle": -45}, "yaxis9": {"anchor": "x9", "domain": [0.612, 0.796], "showticklabels": false, "tickangle": -45}}}
